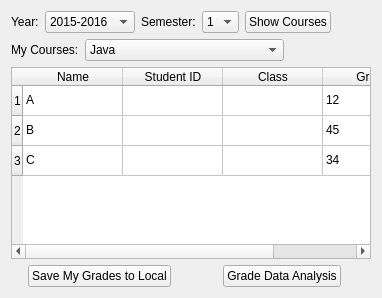
          <widget class="QWidget" name="grades_tab">
           <attribute name="title">
            <string>Grades Query</string>
           </attribute>
           <layout class="QVBoxLayout" name="verticalLayout_5">
            <item>
             <layout class="QHBoxLayout" name="horizontalLayout_9">
              <item>
               <widget class="QLabel" name="label_23">
                <property name="styleSheet">
                 <string notr="true">font: 12pt &quot;Sans Serif&quot;;</string>
                </property>
                <property name="text">
                 <string>Year:</string>
                </property>
               </widget>
              </item>
              <item>
               <widget class="QComboBox" name="comboBox_10">
                <property name="enabled">
                 <bool>true</bool>
                </property>
                <property name="styleSheet">
                 <string notr="true">font: 11pt &quot;Sans Serif&quot;;</string>
                </property>
                <item>
                 <property name="text">
                  <string>2015-2016</string>
                 </property>
                </item>
                <item>
                 <property name="text">
                  <string>2016-2017</string>
                 </property>
                </item>
               </widget>
              </item>
              <item>
               <widget class="QLabel" name="label_24">
                <property name="styleSheet">
                 <string notr="true">font: 12pt &quot;Sans Serif&quot;;</string>
                </property>
                <property name="text">
                 <string>Semester:</string>
                </property>
               </widget>
              </item>
              <item>
               <widget class="QComboBox" name="comboBox_11">
                <property name="enabled">
                 <bool>true</bool>
                </property>
                <property name="styleSheet">
                 <string notr="true">font: 11pt &quot;Sans Serif&quot;;</string>
                </property>
                <item>
                 <property name="text">
                  <string>1</string>
                 </property>
                </item>
                <item>
                 <property name="text">
                  <string>2</string>
                 </property>
                </item>
               </widget>
              </item>
              <item>
               <widget class="QPushButton" name="pushButton_7">
                <property name="styleSheet">
                 <string notr="true">font: 10pt &quot;Sans Serif&quot;;</string>
                </property>
                <property name="text">
                 <string>Show Courses</string>
                </property>
               </widget>
              </item>
              <item>
               <spacer name="horizontalSpacer_8">
                <property name="orientation">
                 <enum>Qt::Horizontal</enum>
                </property>
                <property name="sizeHint" stdset="0">
                 <size>
                  <width>40</width>
                  <height>20</height>
                 </size>
                </property>
               </spacer>
              </item>
             </layout>
            </item>
            <item>
             <layout class="QHBoxLayout" name="horizontalLayout_3">
              <item>
               <widget class="QLabel" name="label_3">
                <property name="styleSheet">
                 <string notr="true">font: 12pt &quot;Sans Serif&quot;;</string>
                </property>
                <property name="text">
                 <string>My Courses:</string>
                </property>
               </widget>
              </item>
              <item>
               <widget class="QComboBox" name="comboBox_2">
                <property name="sizePolicy">
                 <sizepolicy hsizetype="Preferred" vsizetype="Fixed">
                  <horstretch>0</horstretch>
                  <verstretch>0</verstretch>
                 </sizepolicy>
                </property>
                <item>
                 <property name="text">
                  <string>Java</string>
                 </property>
                </item>
                <item>
                 <property name="text">
                  <string>C++ GUI Programming</string>
                 </property>
                </item>
                <item>
                 <property name="text">
                  <string>Data Structures and Algorithms</string>
                 </property>
                </item>
               </widget>
              </item>
              <item>
               <spacer name="horizontalSpacer_3">
                <property name="orientation">
                 <enum>Qt::Horizontal</enum>
                </property>
                <property name="sizeHint" stdset="0">
                 <size>
                  <width>40</width>
                  <height>20</height>
                 </size>
                </property>
               </spacer>
              </item>
             </layout>
            </item>
            <item>
             <widget class="QTableWidget" name="tableWidget_2">
              <property name="styleSheet">
               <string notr="true">font: 10pt &quot;Sans Serif&quot;;</string>
              </property>
              <property name="sortingEnabled">
               <bool>true</bool>
              </property>
              <row>
               <property name="text">
                <string>1</string>
               </property>
              </row>
              <row>
               <property name="text">
                <string>2</string>
               </property>
              </row>
              <row>
               <property name="text">
                <string>3</string>
               </property>
              </row>
              <column>
               <property name="text">
                <string>Name</string>
               </property>
              </column>
              <column>
               <property name="text">
                <string>Student ID</string>
               </property>
              </column>
              <column>
               <property name="text">
                <string>Class</string>
               </property>
              </column>
              <column>
               <property name="text">
                <string>Grade</string>
               </property>
              </column>
              <item row="0" column="0">
               <property name="text">
                <string>A</string>
               </property>
              </item>
              <item row="0" column="3">
               <property name="text">
                <string>12</string>
               </property>
              </item>
              <item row="1" column="0">
               <property name="text">
                <string>B</string>
               </property>
              </item>
              <item row="1" column="3">
               <property name="text">
                <string>45</string>
               </property>
              </item>
              <item row="2" column="0">
               <property name="text">
                <string>C</string>
               </property>
              </item>
              <item row="2" column="3">
               <property name="text">
                <string>34</string>
               </property>
              </item>
             </widget>
            </item>
            <item>
             <layout class="QHBoxLayout" name="horizontalLayout_7">
              <item alignment="Qt::AlignHCenter">
               <widget class="QPushButton" name="pushButton_2">
                <property name="text">
                 <string>Save My Grades to Local</string>
                </property>
               </widget>
              </item>
              <item alignment="Qt::AlignHCenter">
               <widget class="QPushButton" name="pushButton">
                <property name="text">
                 <string>Grade Data Analysis</string>
                </property>
               </widget>
              </item>
             </layout>
            </item>
           </layout>
          </widget>
